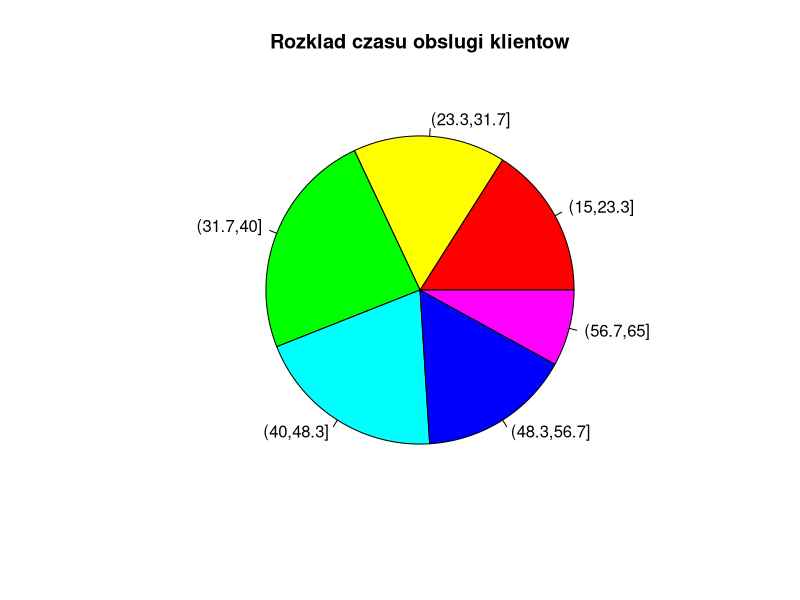

The R source for this figure:
dane = read.csv("baza1/dane.csv")

# 1
czas = na.omit(dane$czas)

# a)
print("wspolczynnik zmiennosci")
wsp_zmiennosci = sd(czas) / mean(czas)

# b)
tabela_czest = table(cut(czas, breaks = seq(from=15, to=65, length=7)))

# c)
pie(tabela_czest, main="Rozklad czasu obslugi klientow", col=rainbow(6))

# 2
p = 0.3
h = 5
# a)
szansa = pbinom(h,10,p)
szansa

# b)
rozklad = data.frame(0:10,(dbinom(0:10,10,p)))
rozklad
10*p

# 3
h = 5
avg = 35+h
sd = 3

# a) rozklad normalny pnorm(a,avg,sd/sqrt(50))

# b)
pnorm(40,avg,sd/sqrt(50)) - pnorm(35,avg,sd/sqrt(50))

# 4
witaminy = na.omit(dane$witaminaC)


n = length(witaminy)
x_bar = mean(witaminy)
s = sd(witaminy)
conf = 1 - 0.95
t = qt(1-conf/2, df = n-1)
L = x_bar - t * s / sqrt(n)
U = x_bar + t * s / sqrt(n)
c(L,U)

t.test(witaminy, conf.level = 0.95)


x_ = mean(witaminy)
z = qnorm(1 - 0.05/2)
sigma = 2
n = length(witaminy)

nn = (z*sigma / 0.2)^2
ceiling(nn)
